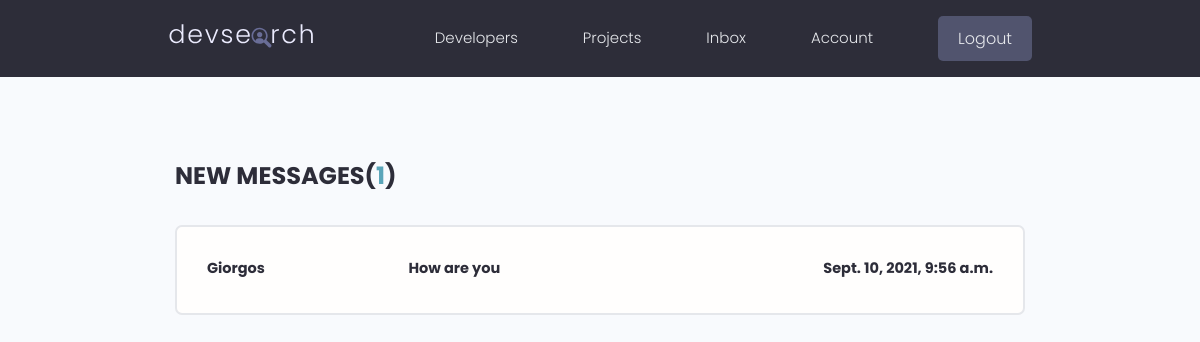
The page /inbox/ (signed in) on the database its author committed.
### users/models.py (models this page shows, shortened)
class Message(models.Model):
    sender = models.ForeignKey(Profile, on_delete=models.SET_NULL, null=True, blank=True)
    recipient = models.ForeignKey(Profile, on_delete=models.SET_NULL, null=True, blank=True, related_name='messages')
    name = models.CharField(max_length=200, null=True, blank=True)
    email = models.EmailField(max_length=200, null=True, blank=True)
    subject = models.CharField(max_length=200, null=True, blank=True)
    body = models.TextField()
    is_read = models.BooleanField(default=False, null=True)
    created = models.DateTimeField(auto_now_add=True)
    id = models.UUIDField(default=uuid.uuid4, unique=True,
                          primary_key=True, editable=False)
    class Meta:
        ordering = ['is_read', '-created']

### users/views.py (the view)
# urls.py: path('inbox/', views.inbox, name='inbox'),
@login_required(login_url='login')
def inbox(request):
    profile = request.user.profile
    messageRequests = profile.messages.all()
    unreadCount = messageRequests.filter(is_read=False).count()
    context = {
        'messageRequests' : messageRequests,
        'unreadCount' : unreadCount,
    }
    return render(request, 'users/inbox.html', context)

### users/templates/users/inbox.html
{% extends 'main.html' %}
{% block content %}
  <main class="inbox my-xl">
    <div class="content-box">
      <h3 class="inbox__title">New Messages(<span>{{unreadCount}}</span>)</h3>
      <ul class="messages">
        {% for message in messageRequests %}
        {% if message.is_read == False %}
          <li class="message message--unread">
        {% else %}
          <li class="message">
        {% endif %}
          <a href="{% url 'message' message.id %}">
            <span class="message__author">{{message.name}}</span>
            <span class="message__subject">{{message.subject}}</span>
            <span class="message__date">{{message.created}}</span>
          </a>
        </li>
        {% endfor %}
      </ul>
    </div>
  </main>
{% endblock content %}

### static/styles/app.css (style rules this page uses)
:root { --color-sub: #2d2d39; }
.content-box { width: 95%; max-width: 85rem; margin: 0 auto; }
.inbox { height: 90vh; }
.inbox__title, .inbox__title span { font-size: 2.4rem; font-weight: 700; color: var(--color-sub); text-transform: uppercase; text-align: left; margin-bottom: 3rem; }
.inbox__title span { color: var(--color-main); }
.messages { list-style: none; background: var(--color-white); padding: 0.5rem 3rem; border: 2px solid var(--color-light); border-radius: 0.7rem; }
.message { padding: 2.5rem 0; }
.message > a span { font-size: 1.45rem; font-weight: 500; }
.message.message--unread a span { font-weight: 700; color: var(--color-sub); }
.message > a { display: flex; gap: 1rem; }
.message__author, .message__date { flex-basis: 25%; }
.message__subject { flex-basis: 50%; }
.message__date { text-align: right; }

### static/uikit/styles/modules/_variables.css (style rules this page uses)
:root { --color-main: #5aa5b9; --color-main-light: #e6faff; --color-sub: #3f4156; --color-sub-light: #51546e; --color-sub-lighter: #ededfd; --color-text: #737373; --color-gray: #8b8b8b; --color-light: #e5e7eb; --color-light-gray: #767676; --color-bg: #f8fafd; --color-white: #fffefd; --color-white-light: #f3f3f3; --color-success: #359e64; --color-success-bg: #def8e8; --color-error: #fc4b0b; --color-error-bg: #fff2ee; --font-base: 'Poppins', arial, helvetica, 'Segoe UI', roboto, ubuntu, sans-serif; --font-monospace: 'Fira Code', 'Courier New', courier, monospace; --font-regular: 300; --font-medium: 500; --font-bold: 700; --generic-shadow: 1px 1px 5px #00000010; --generic-transition: all 0.3s ease-in-out; }

### static/uikit/styles/modules/_base.css (style rules this page uses)
* { margin: 0; padding: 0; box-sizing: border-box; text-rendering: optimizeLegibility; color: inherit; font-size: inherit; }
html { font-size: 50%; }
@media only screen and (min-width: 480px) { html { font-size: 56.25%; } }
@media only screen and (min-width: 1200px) { html { font-size: 62.5%; } }
body { line-height: 1.6; font-weight: 400; font-size: 1.5rem; color: var(--color-text); background-color: var(--color-bg); min-height: 100vh; }

### static/uikit/styles/modules/_typography.css (style rules this page uses)
* { font-family: var(--font-base); }
h3 { font-size: 3.2rem; font-weight: var(--font-medium); }
p, span, strong { font-size: 1.6rem; color: var(--color-text); font-weight: var(--font-regular); }
a { padding-bottom: 2px; text-decoration: none; display: inline-block; color: var(--color-main); font-weight: var(--font-medium); }

### static/uikit/styles/modules/_utilities.css (style rules this page uses)
.my-xl { margin: 8rem auto; }

### rows shown on the page
Message: name "Giorgos", subject "How are you", created "Sept. 10, 2021, 9:56 a.m."

### other values the page prints
{{ unreadCount }} "1"
